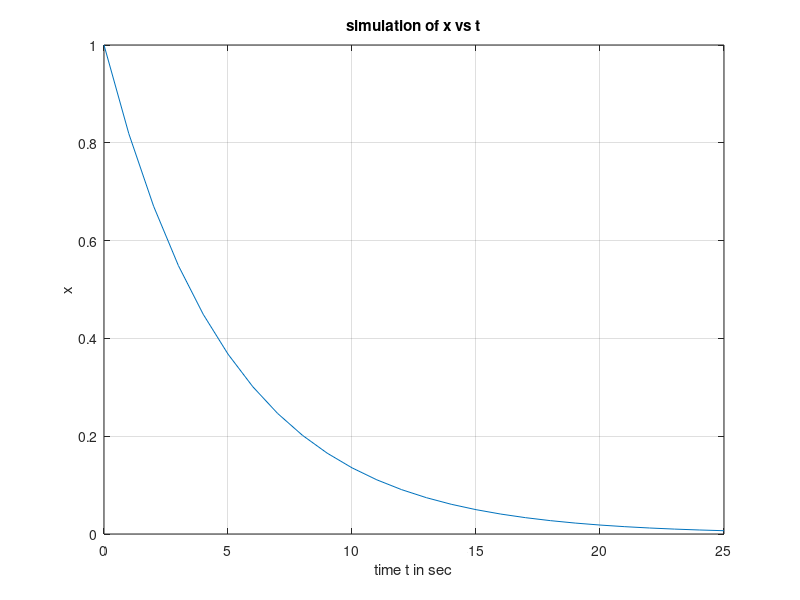

This chart was generated by the following MATLAB code:
%defining variables
T=5;
a=-1/T;

%initial conditions
x0=1;
t=[0:1:25]

%function definition
x=exp(a*t)*x0;

%Plotting
plot(t,x);
grid on
title('simulation of x vs t')
xlabel('time t in sec')
ylabel('x')